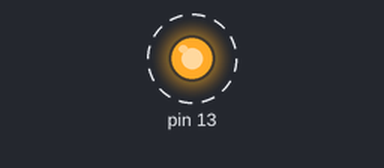
A sketch run on a simulated Arduino Uno, built with avr-gcc and run on an emulated ATmega328P. On the bench: output pins drawn as LEDs (lit = HIGH). Dashed ring = blinking.

Above: at 0.2 s.
Timing chart, 0 to 3.0 s (numbered marks = the images above):
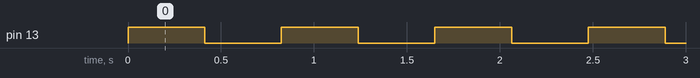

Measured:
- by itself, pin 13: alternates HIGH for 0.41 s and LOW for 0.41 s

The sketch:

directmanipulation.ino
```cpp
//defining a constant value for LED to be 6th bit
#define LED 0b00100000;
volatile unsigned long i;

void setup() {
//Setting Digital Direction for port B 6th element to be output
DDRB = 0b00100000;
}

void loop() {

// inclusive or, therefore, if LED is off, it turns it on
PORTB |= LED;

i = 200000;
do i--;
while(i!=0);


//And operator with bitflip, so if LED is on, it turns it off
PORTB &= ~LED;

i = 200000;
do i--;
while(i!=0);


}
```
